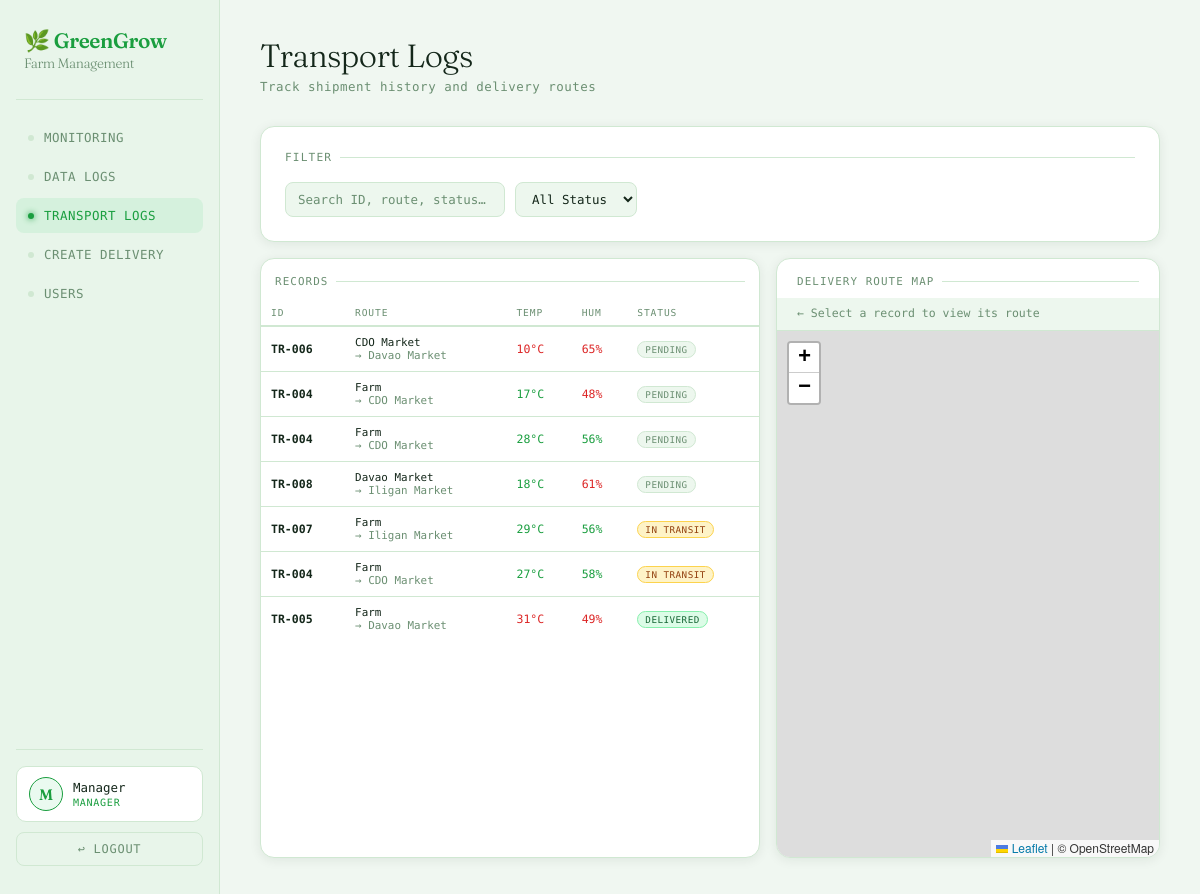
The page /manager/transportmanager.php (signed in) on the database its author committed.
### tables this page shows
CREATE TABLE `deliveries` (
  `id` int(11) NOT NULL,
  `transport_id` varchar(20) DEFAULT NULL,
  `product` varchar(50) DEFAULT NULL,
  `quantity` int(11) DEFAULT NULL,
  `delivery_date` date DEFAULT NULL,
  `origin` varchar(50) DEFAULT NULL,
  `destination` varchar(50) DEFAULT NULL,
  `driver` varchar(100) DEFAULT NULL,
  `vehicle_plate` varchar(20) DEFAULT NULL,
  `priority` varchar(20) DEFAULT NULL,
  `notes` text DEFAULT NULL,
  `status` varchar(20) DEFAULT 'Pending',
  `created_at` timestamp NOT NULL DEFAULT current_timestamp(),
  `origin_lat` double DEFAULT 8.4542,
  `origin_lng` double DEFAULT 124.6319,
  `dest_lat` double DEFAULT 8.4542,
  `dest_lng` double DEFAULT 124.6319
);

### manager/transportmanager.php (the view, shortened to what this page needs)
<?php
include "../db.php";
$locations = [
    "Manolo Farm"    => ["lat" => 8.4267,  "lng" => 125.0000],
    "Farm"           => ["lat" => 8.4267,  "lng" => 125.0000],
    "CDO Market"     => ["lat" => 8.4542,  "lng" => 124.6319],
    "Davao Market"   => ["lat" => 7.1907,  "lng" => 125.4553],
    "Butuan Market"  => ["lat" => 8.9481,  "lng" => 125.5403],
    "Iligan Market"  => ["lat" => 8.2280,  "lng" => 124.2450],
];
$deliveries = $conn->query("SELECT * FROM deliveries ORDER BY delivery_date DESC");
$rows = [];
while($row = $deliveries->fetch_assoc()) $rows[] = $row;
?>
<!DOCTYPE html>
<html lang="en">
<head>
    <link rel="stylesheet" href="../assets/manager.css">
    <link rel="stylesheet" href="https://unpkg.com/leaflet/dist/leaflet.css"/>
</head>
<body>
<div class="sidebar">
    <div class="logo">🌿 GreenGrow<span>Farm Management</span></div>
    <a href="manager.php"          class="nav-btn">Monitoring</a>
    <a href="datalogsmanager.php"  class="nav-btn">Data Logs</a>
    <a href="transportmanager.php" class="nav-btn active">Transport Logs</a>
    <a href="create_delivery.php"  class="nav-btn">Create Delivery</a>
    <a href="usermanager.php" class="nav-btn">Users</a>
    <div class="sidebar-foot">
        <div class="user-card">
            <div class="user-avatar"><?= strtoupper($_SESSION['name'][0]) ?></div>
            <div class="user-meta">
                <div class="user-name"><?= htmlspecialchars($_SESSION['name']) ?></div>
                <div class="user-role role-manager"><?= htmlspecialchars($_SESSION['role']) ?></div>
            </div>
        </div>
        <form method="POST" action="../logout.php" style="margin:0">
            <button type="submit" class="logout-btn">↩ Logout</button>
        </form>
    </div>
</div>
<div class="main">
    <div class="page-header">
        <h1>Transport Logs</h1>
        <p>Track shipment history and delivery routes</p>
    </div>
    <div class="panel" style="margin-bottom:16px;">
        <div class="panel-title">Filter</div>
        <div class="filter-bar">
            <input type="text" id="searchInput" placeholder="Search ID, route, status…" oninput="filterRows()">
            <select id="statusFilter" onchange="filterRows()">
                <option value="all">All Status</option>
            </select>
        </div>
    </div>
    <div class="content-row">
        <div class="logs-panel">
            <div class="logs-panel-header">
                <div class="logs-panel-title">Records</div>
            </div>
            <div class="table-scroll">
                <table class="tiny-table">
                    <thead>
                        <tr>
                            <th>ID</th>
                            <th>Route</th>
                            <th>Temp</th>
                            <th>Hum</th>
                            <th>Status</th>
                        </tr>
                    </thead>
                    <tbody id="transportBody">
                    <?php foreach ($rows as $row):
                        $oLat = $locations[$row['origin']]['lat']      ?? 8.4542;
                        $oLng = $locations[$row['origin']]['lng']      ?? 124.6319;
                        $dLat = $locations[$row['destination']]['lat'] ?? 8.4542;
                        $dLng = $locations[$row['destination']]['lng'] ?? 124.6319;
                        $status = $row['status'] ?? 'Pending';
                        $sc = match(strtolower($status)) {
                            'delivered'  => 'pill-delivered',
                            'in transit' => 'pill-transit',
                            'delayed'    => 'pill-delayed',
                            default      => 'pill-pending',
                        };
                    ?>
                    <tr class="delivery-row"
                        data-transport="<?= htmlspecialchars($row['transport_id']) ?>"
                        data-product="<?= htmlspecialchars($row['product'] ?? 'Tomato') ?>"
                        data-origin="<?= htmlspecialchars($row['origin']) ?>"
                        data-destination="<?= htmlspecialchars($row['destination']) ?>"
                        data-lat-origin="<?= $oLat ?>"
                        data-lng-origin="<?= $oLng ?>"
                        data-lat-dest="<?= $dLat ?>"
                        data-lng-dest="<?= $dLng ?>"
                        data-status="<?= htmlspecialchars($status) ?>">
                        <td><b style="font-size:.72rem"><?= htmlspecialchars($row['transport_id']) ?></b></td>
                        <td style="font-size:.68rem;">
                            <?= htmlspecialchars($row['origin']) ?><br>
                            <span style="color:var(--muted)">→ <?= htmlspecialchars($row['destination']) ?></span>
                        </td>
                        <td class="sim-temp" style="color:var(--green)">--</td>
                        <td class="sim-hum"  style="color:var(--green)">--</td>
                        <td><span class="pill <?= $sc ?>"><?= htmlspecialchars($status) ?></span></td>
                    </tr>
                    <?php endforeach; ?>
                    </tbody>
                </table>
            </div>
        </div>
        <div class="map-panel">
            <div class="map-panel-header">
                <div class="map-panel-title">Delivery Route Map</div>
            </div>
            <div id="routeStrip" class="route-idle">← Select a record to view its route</div>
            <div id="map"></div>
        </div>
    </div>
</div>
</body>
</html>

### assets/manager.css (style rules this page uses)
*, *::before, *::after { box-sizing: border-box; margin: 0; padding: 0; }
:root { --bg: #f0f7f1; --surface: #ffffff; --surface2: #edf7ee; --border: #d0e8d2; --green: #1a9e3f; --green-dim: #22c55e18; --green-glow: #22c55e28; --amber: #d97706; --red: #dc2626; --text: #14271a; --muted: #6b8f72; --sidebar-w: 220px; }
body { font-family: 'DM Mono', monospace; background: var(--bg); color: var(--text); display: flex; min-height: 100vh; overflow-x: hidden; }
.sidebar { width: var(--sidebar-w); background: #e8f5ea; border-right: 1px solid var(--border); display: flex; flex-direction: column; padding: 28px 16px; position: fixed; top: 0; left: 0; bottom: 0; z-index: 100; }
.logo { font-family: 'Fraunces', serif; font-size: 1.3rem; font-weight: 600; color: var(--green); letter-spacing: -0.02em; padding: 0 8px 28px; border-bottom: 1px solid var(--border); margin-bottom: 20px; }
.logo span { color: var(--muted); font-size: .85rem; display: block; font-weight: 300; margin-top: 2px; }
.nav-btn { display: flex; align-items: center; gap: 10px; padding: 10px 12px; border-radius: 8px; text-decoration: none; color: var(--muted); font-size: .78rem; letter-spacing: .04em; text-transform: uppercase; transition: all .2s; margin-bottom: 4px; }
.nav-btn::before { content: ''; width: 6px; height: 6px; border-radius: 50%; background: var(--border); transition: background .2s; flex-shrink: 0; }
.nav-btn.active { color: var(--green); background: var(--green-dim); }
.nav-btn.active::before { background: var(--green); box-shadow: 0 0 6px var(--green); }
.sidebar-foot { margin-top: auto; padding-top: 16px; border-top: 1px solid var(--border); }
.logout-btn { width: 100%; padding: 9px; border-radius: 8px; border: 1px solid var(--border); background: transparent; color: var(--muted); font-family: 'DM Mono', monospace; font-size: .75rem; letter-spacing: .06em; text-transform: uppercase; cursor: pointer; transition: all .2s; }
.main { margin-left: var(--sidebar-w); flex: 1; padding: 36px 40px; max-width: 1400px; width: 100%; }
.page-header { margin-bottom: 32px; }
.page-header h1 { font-family: 'Fraunces', serif; font-size: 2rem; font-weight: 300; letter-spacing: -.02em; color: var(--text); }
.page-header p { color: var(--muted); font-size: .78rem; margin-top: 4px; letter-spacing: .04em; }
.panel { background: var(--surface); border: 1px solid var(--border); border-radius: 14px; padding: 24px; margin-bottom: 20px; box-shadow: 0 2px 12px #0d271514; }
.panel-title { font-size: .7rem; letter-spacing: .1em; text-transform: uppercase; color: var(--muted); margin-bottom: 18px; display: flex; align-items: center; gap: 8px; }
.panel-title::after { content: ''; flex: 1; height: 1px; background: var(--border); }
.user-card { background: var(--surface); border: 1px solid var(--border); border-radius: 10px; padding: 10px 12px; margin-bottom: 10px; display: flex; align-items: center; gap: 10px; }
.user-avatar { width: 34px; height: 34px; border-radius: 50%; background: var(--green-dim); border: 1.5px solid var(--green); display: flex; align-items: center; justify-content: center; font-family: 'Fraunces', serif; font-size: .95rem; font-weight: 600; color: var(--green); flex-shrink: 0; text-transform: uppercase; }
.user-meta { min-width: 0; flex: 1; }
.user-name { font-size: .78rem; color: var(--text); font-weight: 500; white-space: nowrap; overflow: hidden; text-overflow: ellipsis; }
.user-role { font-size: .63rem; letter-spacing: .07em; text-transform: uppercase; margin-top: 2px; }
.role-manager { color: var(--green); }
table { width: 100%; border-collapse: collapse; font-size: .8rem; }
thead tr { border-bottom: 2px solid var(--border); }
th { text-align: left; padding: 10px 14px; font-size: .68rem; letter-spacing: .1em; text-transform: uppercase; color: var(--muted); font-weight: 500; white-space: nowrap; }
tbody tr { border-bottom: 1px solid var(--border); transition: background .15s; }
tbody tr:last-child { border-bottom: none; }
td { padding: 11px 14px; color: var(--text); vertical-align: middle; }

### rows shown on the page
deliveries: transport "TR-006", origin "CDO Market", destination "Davao Market", status "PENDING"
deliveries: transport "TR-004", origin "Farm", destination "CDO Market", status "PENDING"
deliveries: transport "TR-004", origin "Farm", destination "CDO Market", status "PENDING"
deliveries: transport "TR-008", origin "Davao Market", destination "Iligan Market", status "PENDING"
deliveries: transport "TR-007", origin "Farm", destination "Iligan Market", status "IN TRANSIT"
deliveries: transport "TR-004", origin "Farm", destination "CDO Market", status "IN TRANSIT"
deliveries: transport "TR-005", origin "Farm", destination "Davao Market", status "DELIVERED"

### other values the page prints
$_SESSION['name'][0] "M"
$_SESSION['name'] "Manager"
$_SESSION['role'] "MANAGER"
